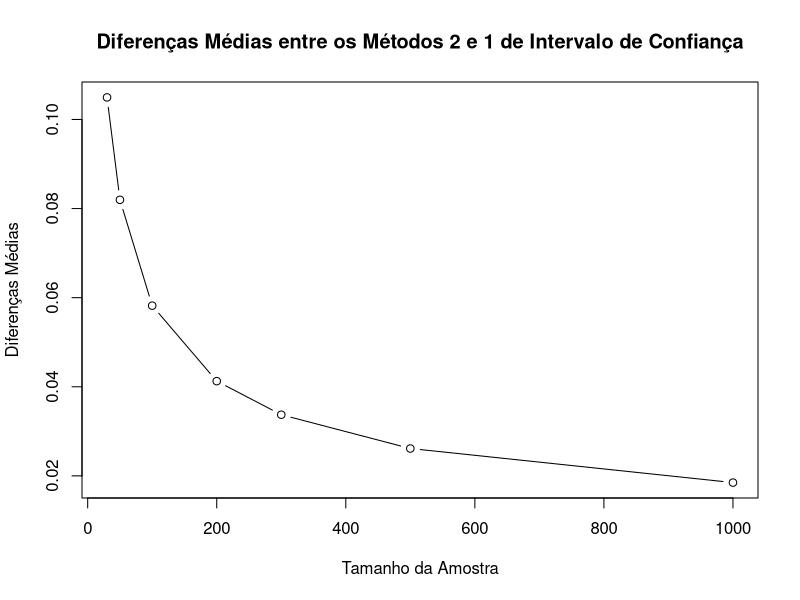

Recreate this plot in R.
set.seed(1497)  # Define a semente aleatória para reprodução dos resultados

n_values <- c(30, 50, 100, 200, 300, 500, 1000)  # Tamanhos da amostra

k <- 2500  # Número de amostras

differences <- vector("numeric", length(n_values))  # Vetor para armazenar as diferenças médias

# Para cada tamanho de amostra
for (i in 1:length(n_values)) {
  n <- n_values[i]
  method1_intervals <- vector("numeric", k)  # Vetor para armazenar os intervalos pelo método 1
  method2_intervals <- vector("numeric", k)  # Vetor para armazenar os intervalos pelo método 2
  
  # Para cada amostra
  for (j in 1:k) {
    samples <- rbinom(n, 1, 0.5)  # Gera uma amostra de uma distribuição de Bernoulli com p = 0.5
    x_bar <- mean(samples)  # Calcula a média amostral
    
    # Método 1
    z <- qnorm((1 + 0.97) / 2)  # Calcula o valor de z
    p_hat <- x_bar
    method1_intervals[j] <- p_hat + c(-1, 1) * sqrt(p_hat * (1 - p_hat) / n) * z
    
    # Método 2
    p_hat <- x_bar
    method2_intervals[j] <- p_hat + c(-1, 1) * sqrt(p_hat * (1 - p_hat) / n)
  }
  
  # Calcula as diferenças médias
  differences[i] <- mean(method2_intervals - method1_intervals)
}

# Constrói o gráfico
plot(n_values, differences, type = "b", xlab = "Tamanho da Amostra", ylab = "Diferenças Médias",
     main = "Diferenças Médias entre os Métodos 2 e 1 de Intervalo de Confiança")
